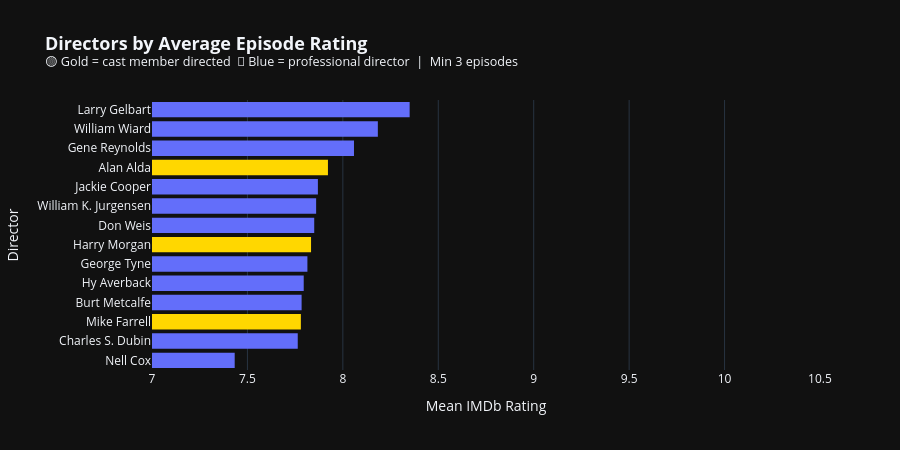

Notebook cell for this chart:
### Markdown cell above
## 🎬 Chart 7 — Director Leaderboard
Gold bars = cast members. Blue = professional directors.

### Code cell
# ── Chart 7: Director Leaderboard (all directors, min 3 episodes) ────────────
if df_rated['directors'].notna().sum() > 0:
    dir_df  = df_rated[df_rated['directors'].notna()].copy()
    dir_exp = (dir_df.assign(director=dir_df['directors'].str.split(', '))
               .explode('director'))
    dir_stats = (dir_exp.groupby('director')
                 .agg(episodes=('title','count'),
                      mean_rating=('rating','mean'),
                      min_rating =('rating','min'),
                      max_rating =('rating','max'))
                 .reset_index()
                 .query('episodes >= 3')
                 .sort_values('mean_rating'))
    dir_stats['is_cast'] = dir_stats['director'].isin(
        ['Alan Alda','Mike Farrell','Harry Morgan','Jamie Farr',
         'William Christopher','David Ogden Stiers','Loretta Swit',
         'Gary Burghoff','Wayne Rogers','McLean Stevenson'])
    colours = dir_stats['is_cast'].map({True: '#FFD700', False: '#636efa'})
    fig7 = go.Figure(go.Bar(
        x=dir_stats['mean_rating'],
        y=dir_stats['director'],
        orientation='h',
        marker=dict(color=colours, line=dict(width=0)),
        customdata=dir_stats[['episodes','min_rating','max_rating','is_cast']].values,
        hovertemplate=(
            '<b>%{y}</b>%{customdata[3]}<br>'
            'Mean: <b>%{x:.2f}</b>  |  Episodes: %{customdata[0]}<br>'
            'Range: %{customdata[1]:.1f}\u2013%{customdata[2]:.1f}<extra></extra>'
        )
    ))
    fig7.update_layout(
        title=dict(
            text='<b>Directors by Average Episode Rating</b><br>'
                 '<sup>\U0001f7e1 Gold = cast member directed  \U0001f535 Blue = professional director  |  Min 3 episodes</sup>',
            font_size=18),
        xaxis=dict(title='Mean IMDb Rating', range=[7, 10.5]),
        yaxis_title='Director', template='plotly_dark',
        height=max(450, len(dir_stats) * 24), showlegend=False
    )
    fig7.show()
else:
    print("\u26a0  No director data \u2014 delete mash_episodes.csv and re-run Cell 3")
    fig7 = None

### Figure 1 — Plotly figure (JSON) as saved in the notebook; plotly's stock layout.template omitted (floating-point values rounded to 4 significant figures)
{"data": [{"customdata": [[3, 7.2, 7.7, false], [44, 7.2, 8.8, false], [5, 7.1, 8.8, true], [31, 7.1, 8.7, false], [20, 7.4, 8.4, false], [7, 7.5, 8.1, false], [9, 7.2, 8.4, true], [16, 7.4, 8.6, false], [10, 7.4, 8.5, false], [13, 7.2, 8.4, false], [32, 7.1, 8.9, true], [24, 7.1, 8.7, false], [6, 7.6, 8.9, false], [6, 6.9, 9.5, false]], "hovertemplate": "<b>%{y}</b>%{customdata[3]}<br>Mean: <b>%{x:.2f}</b>  |  Episodes: %{customdata[0]}<br>Range: %{customdata[1]:.1f}–%{customdata[2]:.1f}<extra></extra>", "marker": {"color": ["#636efa", "#636efa", "#FFD700", "#636efa", "#636efa", "#636efa", "#FFD700", "#636efa", "#636efa", "#636efa", "#FFD700", "#636efa", "#636efa", "#636efa"], "line": {"width": 0}}, "orientation": "h", "type": "bar", "x": [7.433, 7.764, 7.78, 7.784, 7.795, 7.814, 7.833, 7.85, 7.86, 7.869, 7.922, 8.058, 8.183, 8.35], "y": ["Nell Cox", "Charles S. Dubin", "Mike Farrell", "Burt Metcalfe", "Hy Averback", "George Tyne", "Harry Morgan", "Don Weis", "William K. Jurgensen", "Jackie Cooper", "Alan Alda", "Gene Reynolds", "William Wiard", "Larry Gelbart"]}], "layout": {"height": 450, "showlegend": false, "title": {"font": {"size": 18}, "text": "<b>Directors by Average Episode Rating</b><br><sup>🟡 Gold = cast member directed  🔵 Blue = professional director  |  Min 3 episodes</sup>"}, "xaxis": {"range": [7, 10.5], "title": {"text": "Mean IMDb Rating"}}, "yaxis": {"title": {"text": "Director"}}}}
